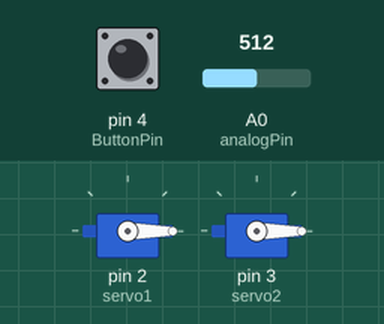
Recording of a sketch running on a simulated Arduino Uno, built with avr-gcc and run on an emulated ATmega328P. On the bench: 2 × servo. Inputs (shaded band) come from the test bench; at power-on: pin 4 (ButtonPin) LOW, A0 (analogPin) = 512. EEPROM starts erased.

Above: at 1.2 s.
1.3 s: pin 4 (ButtonPin) pulled HIGH for 0.15 s
At 2.5 s:
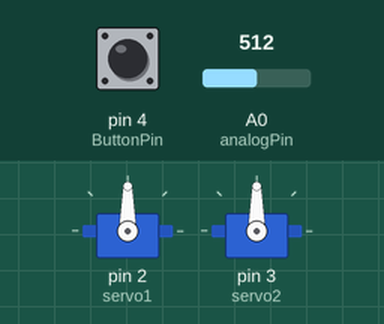
3.3 s: A0 (analogPin) set to 716
At 4.1 s:
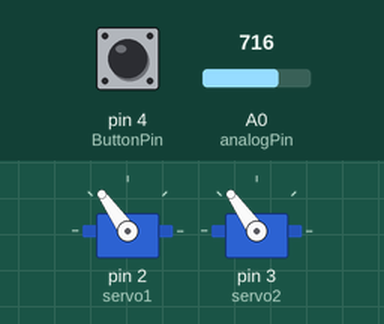
5.3 s: A0 (analogPin) set to 900
At 6.9 s:
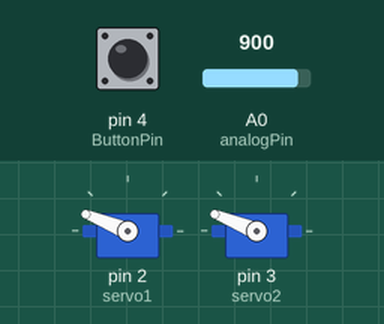
7.3 s: A0 (analogPin) set to 1023
At 8.4 s:
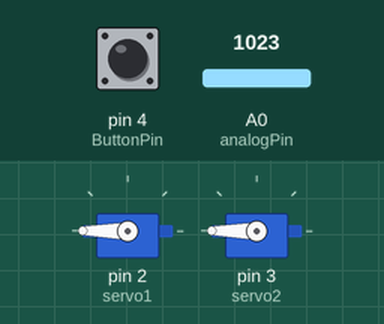
9.3 s: A0 (analogPin) set to 511
At 9.6 s:
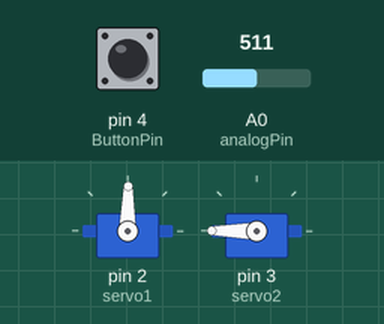
11.3 s: A0 (analogPin) set to 306
At 12.7 s:
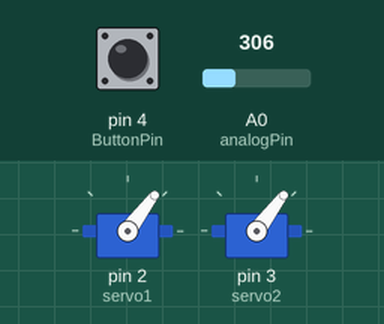
Timing chart, 0 to 14.3 s (numbered marks = the images above; inputs shaded):
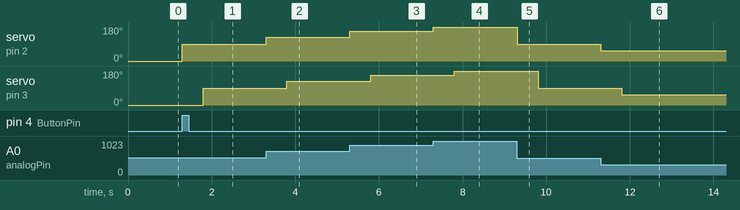

Measured:
- after the input at 1.3 s, servo on pin 2 (servo1): 0° → 90° at once; servo on pin 3 (servo2): 0° → 90° after 0.50 s
- after the input at 3.3 s, servo on pin 2 (servo1): 90° → 125° at once; servo on pin 3 (servo2): 90° → 125° after 0.50 s
- after the input at 5.3 s, servo on pin 2 (servo1): 125° → 158° at once; servo on pin 3 (servo2): 125° → 158° after 0.50 s
- after the input at 7.3 s, servo on pin 2 (servo1): 158° → 180° at once; servo on pin 3 (servo2): 158° → 180° after 0.50 s
- after the input at 9.3 s, servo on pin 2 (servo1): 180° → 89° at once; servo on pin 3 (servo2): 180° → 89° after 0.51 s
- after the input at 11.3 s, servo on pin 2 (servo1): 89° → 53° at once; servo on pin 3 (servo2): 89° → 53° after 0.51 s

The sketch:

Feedback_system_for_2_servo_motors.ino
```cpp
#include <Servo.h>
#include <EEPROM.h>


int ButtonPin = 4;
int ButtonState = 0 ;
int servo1Pin = 2;
int servo2Pin = 3;
int analogPin = A0;
byte ReadValue = 0;
int x = 0;
byte y = 0;
int i;
Servo servo1;
Servo servo2;


void setup()

{
  pinMode(ButtonPin, INPUT);
  servo1.attach(2);
  servo2.attach(3);
  servo1.write(0);
  servo2.write(0);

}

void loop() {


  ButtonState = digitalRead(ButtonPin);


 if (ButtonState == HIGH) // it will start recording the values of the first motor when the button is clicked

 {

  for (i = 0 ; i <= 200 ; i++){


   x = analogRead(analogPin);
   y = map(x,0,1023,0,180); // this will change the vaule of the analog read to a value suitable to be a servo angle
   servo1.write(y);
   EEPROM.write(i,y); // store the value in address (i)
   delay(500);
   ReadValue = EEPROM.read(i); // read the adress (i)
   servo2.write(ReadValue); // servo 2 will rotate with the angle stored in address (i)


  }
 }

}
```
